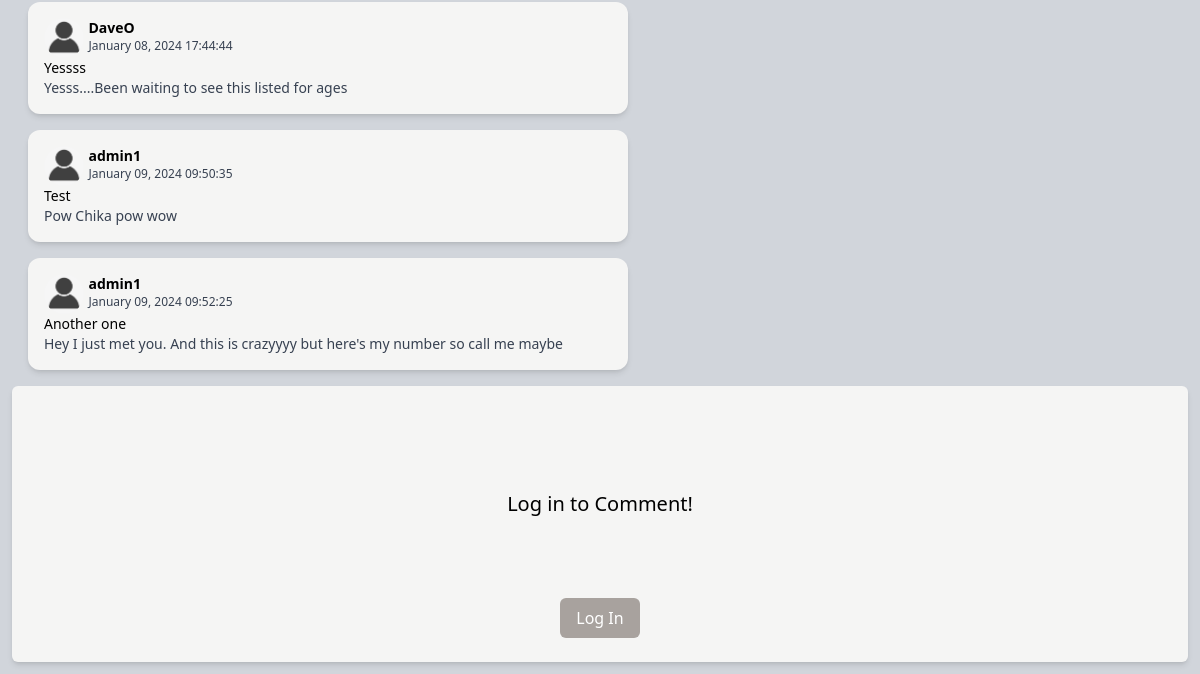
The app's page /listing/4 (lower part), older data.
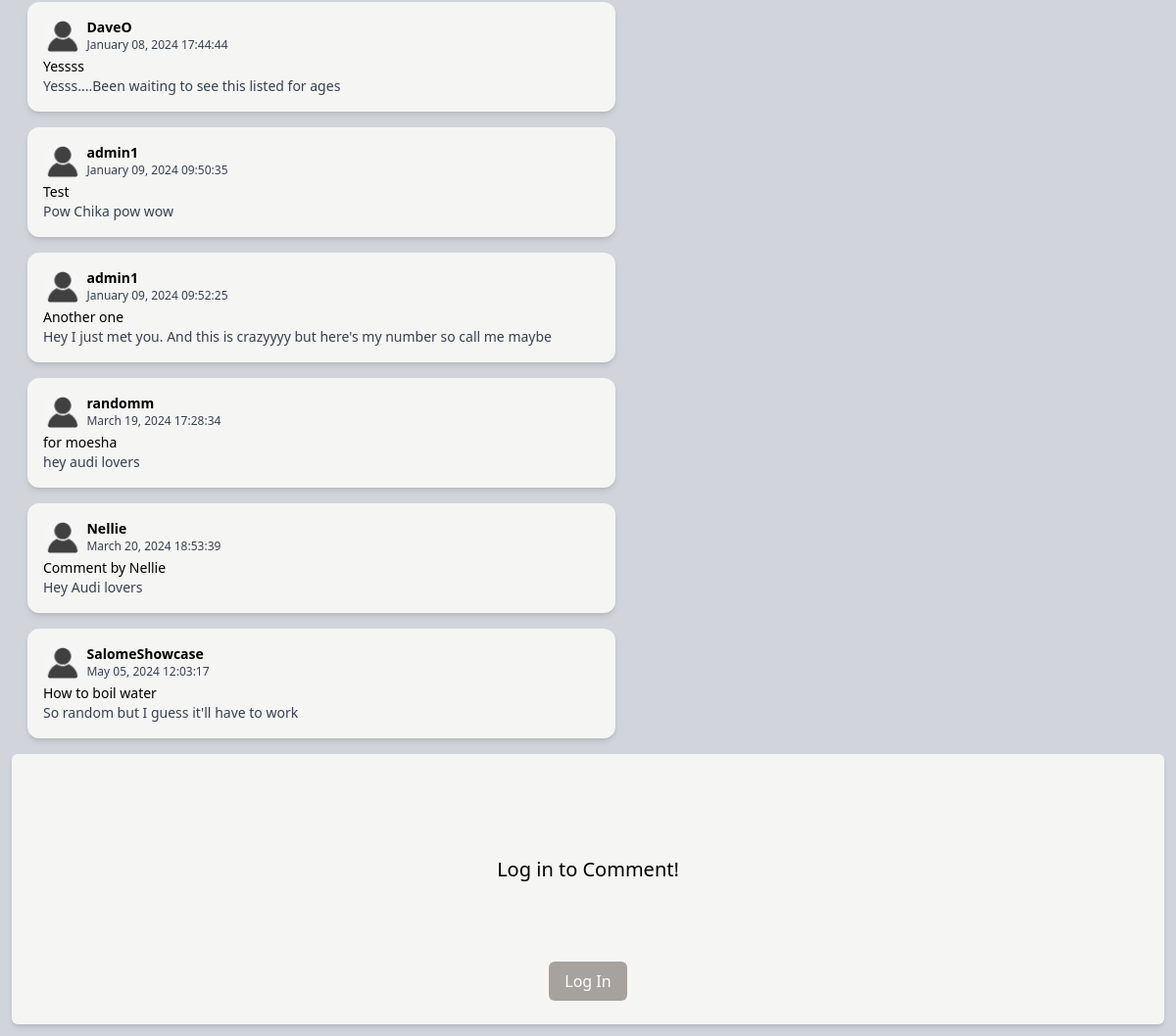
The same page, newer data.
### auctions/models.py (models this page shows, shortened)
class Comments(models.Model):
    title = models.CharField(max_length=255)
    description = models.TextField()
    item = models.ForeignKey(Item, related_name = 'item_comment', on_delete = models.CASCADE)
    created_by = models.ForeignKey(User, related_name = 'comment', on_delete = models.CASCADE)
    created_at = models.DateTimeField(auto_now_add = True)
    class Meta:
        verbose_name_plural = 'Comments'

class User(AbstractUser):
    pass

### auctions/views.py (the view)
# urls.py: path("listing/<int:id>", views.listing, name="listing"),
def listing(request, id):
    bid_form = BidForm()
    comment_form = CommentForm()
    listing = Item.objects.get(pk=id)
    listing_comments = Comments.objects.filter(item=listing)
    winner = HighestBidder.objects.filter(item=listing)
    can_close = True if listing.created_by == request.user else False
    if request.method == 'POST':
        bid_form = BidForm(request.POST)
        comment_form = CommentForm(request.POST)
        if 'close_listing_button' in request.POST:
            item_to_close = Bids.objects.filter(item=listing)
            highest_bid = item_to_close.aggregate(max_bid=models.Max('amount'))['max_bid']
            highest_bidder = Bids.objects.filter(amount=highest_bid).first().created_by
            with transaction.atomic():
                listing.is_sold = True
                listing.save()
            add_highest_bidder = HighestBidder(item=listing, highest_bidder=highest_bidder)
            add_highest_bidder.save()
            return redirect('index')
        if bid_form.is_valid():
            amount = bid_form.cleaned_data['bid_amount']
            bid = Bids(amount=amount, item=listing, created_by=request.user)
            bid.save()
            return redirect('listing', id=listing.id)
        if comment_form.is_valid():
            title = comment_form.cleaned_data['title']
            commented = comment_form.cleaned_data['description']
            saved_comment = Comments(title=title, description=commented, item=listing, created_by=request.user)
            saved_comment.save()
            return redirect('listing', id=listing.id)
    else:
        return render(request, "auctions/listing.html",{
            "listing":listing,
            "listing_comments":listing_comments,
            'bid_form': bid_form,
            'comment_form':comment_form,
            'can_close': can_close,
            'winner': winner
        })

### auctions/models.py (called while the page is built)
    def __str__(self):
        return self.name

### auctions/templates/auctions/listing.html (shortened to what this page needs)
{% extends "auctions/layout.html" %}
{% load humanize %}
{% block stat %}
{% load static %}
{% endblock %}
{% block body %}
    <div>
        {% for comment in listing_comments %}
        <div class="bg-stone-100 rounded-xl overflow-hidden shadow-md p-4 mb-4 ml-7 w-1/2">
            <div class="flex ">
                <img class="rounded-full h-10" src={% static "auctions/anonymous.png" %} alt="anonymous">
                <div class="ml-1">
                    <p class="font-bold text-sm">{{ comment.created_by }}</p>
                    <p class="text-xs text-gray-700">{{ comment.created_at|date:"F d, Y H:i:s" }}</p>
                </div>
            </div>
            <p class="text-sm font-medium">{{ comment.title }}</p>
            <p class="text-gray-700 text-sm">{{ comment.description }}</p>
        </div>
        {% endfor %}
    </div>
    {% if user.is_authenticated %}
            <div class="bg-stone-100 p-6 rounded-md shadow-md m-3">
                <h2 class="flex justify-center items-center font-medium text-xl mb-20 mt-20">Add a comment</h2>
                <form action="#" method="post">
                    {% csrf_token %}
                    {{ comment_form }}
                    <div class="flex justify-center items-center">
                        <button type="submit"
                            class="bg-stone-400 text-white py-2 px-4 rounded-md hover:bg-stone-800 focus:outline-none focus:shadow-outline-indigo active:bg-indigo-800">
                            Post Comment
                        </button>
                    </div>
                </form>
            </div>
            {% else %}
            <div class="bg-stone-100 p-6 rounded-md shadow-md m-3">
                <h2 class="flex justify-center items-center font-medium text-xl mb-20 mt-20">Log in to Comment!</h2>
                    <div class="flex justify-center items-center">
                        <a href="{% url 'login' %}"
                            class="bg-stone-400 text-white py-2 px-4 rounded-md hover:bg-stone-800 focus:outline-none focus:shadow-outline-indigo active:bg-indigo-800">
                            Log In
                        </a>
                    </div>
            </div>
            {% endif %}
{% endblock %}

Row changes from the older to the newer data that the page shows:
added Comments: created_by "randomm", created_at "March 19, 2024 17:28:34", title "for moesha", description "hey audi lovers"
added Comments: created_by "Nellie", created_at "March 20, 2024 18:53:39", title "Comment by Nellie", description "Hey Audi lovers"
added Comments: created_by "SalomeShowcase", created_at "May 05, 2024 12:03:17", title "How to boil water", description "So random but I guess it'll have to work"
